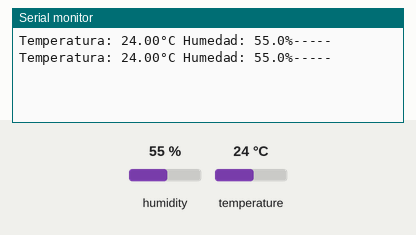
A sketch run on a simulated Arduino Uno, built with avr-gcc and run on an emulated ATmega328P. Parts: the last lines printed to the serial monitor. The test bench sets the inputs (shaded band); at power-on: humidity 55 %, temperature 24 °C.

Above: at 2.8 s.
2.9 s: humidity set to 22 %
At 4.5 s:
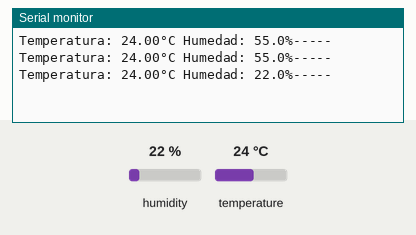
5.7 s: temperature set to 12 °C
At 7.0 s:
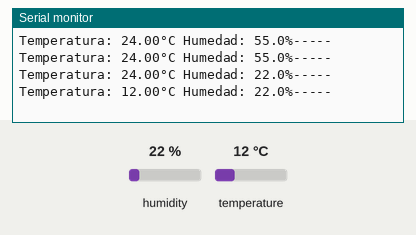
8.5 s: humidity set to 40 %
At 11.0 s:
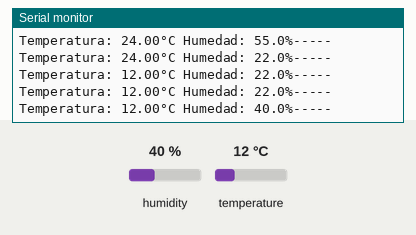
Timing chart, 0 to 12.5 s (numbered marks = the images above; inputs shaded):
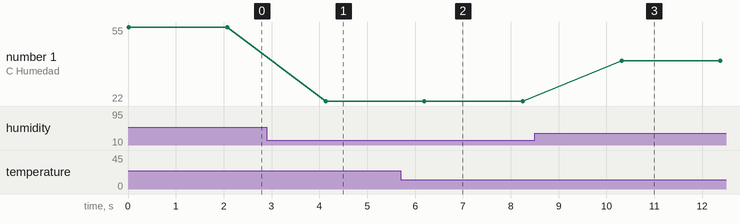

The sketch:

dht11.ino
```cpp
#include <DHTesp.h>
#define pinDht 15

DHTesp dht;

void setup() {
  // put your setup code here, to run once:
  Serial.begin(115200);
  dht.setup(pinDht, DHTesp::DHT11);
}

void loop() {
  // put your main code here, to run repeatedly:
  TempAndHumidity datos = dht.getTempAndHumidity();
  Serial.print("Temperatura: " + String(datos.temperature, 2) + "°C");
  Serial.print(" Humedad: " + String(datos.humidity, 1) + "%");
  Serial.println("-----");
  delay(2050);  //la velocidad es importante ya que no hay respuestas cada segundo
}
```

Measured:
- after the input at 2.9 s, the serial monitor: prints a new line after 1.2 s (image 1)
- after the input at 5.7 s, the serial monitor: prints a new line after 0.49 s (image 2)
- after the input at 8.5 s, the serial monitor: prints a new line after 1.8 s (image 3)
- plotted number 1: 55 → 22 after the input at 2.9 s, 22 → 40 after the input at 8.5 s
